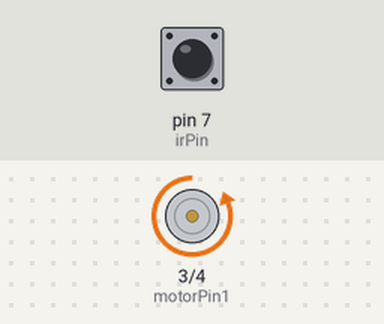
A sketch run on a simulated Arduino Uno, built with avr-gcc and run on an emulated ATmega328P. Parts: motor-driver pin pairs drawn as motors (green arrow = first pin HIGH = forward, orange = second pin HIGH = backward, longer = more drive). The inputs (shaded band) are chosen by the test bench; at power-on: pin 7 (irPin) LOW. What the sketch prints to the serial monitor is not drawn.

Above: at 1.2 s.
1.3 s: pin 7 (irPin) driven HIGH
2.8 s: pin 7 (irPin) pulsed LOW 5 times (0.12 s each, 0.3 s apart)
At 4.5 s:
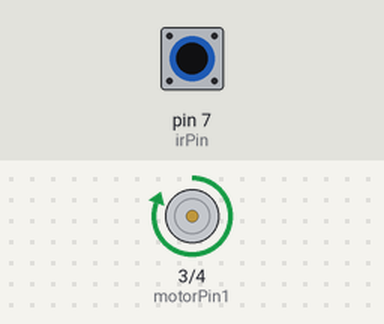
Timing chart, 0 to 6.7 s (numbered marks = the images above; inputs shaded):
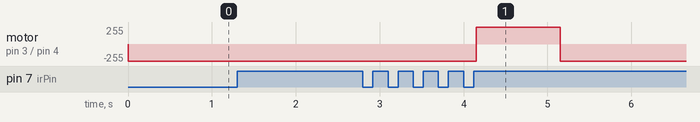

Measured:
- after the input at 2.8 s, motor on pin 3 (motorPin1) / pin 4 (motorPin2): backward 255/255 → forward 255/255 after 1.4 s, → backward 255/255 1.0 s later

The sketch:

sketch_feb20a.ino
```cpp
  // create servo object to control a servo
                // twelve servo objects can be created on most boards
int irPin = 7;
int prev=0,a;
int count  = 0;
int motorPin1 =3 ,motorPin2 = 4;

void setup()
{
  pinMode(irPin,INPUT);
   pinMode(motorPin1,OUTPUT);
    pinMode(motorPin2,OUTPUT);
   Serial.begin(9600);
}

void loop()
{
  prev = a;
  a = digitalRead(irPin);

 // Serial.println(a);
  if (prev!=a && a==HIGH){
    Serial.println("counted");
    count++;
  }

  Serial.println(count);
  if (a == HIGH && count>=6)
  {
    Serial.println("motor started");
    digitalWrite(motorPin1,1);
    digitalWrite(motorPin2,0);
    delay(1000);
    count = 0;
  }
  else{
    digitalWrite(motorPin1,0);
    digitalWrite(motorPin2,1);
  }
}
```
